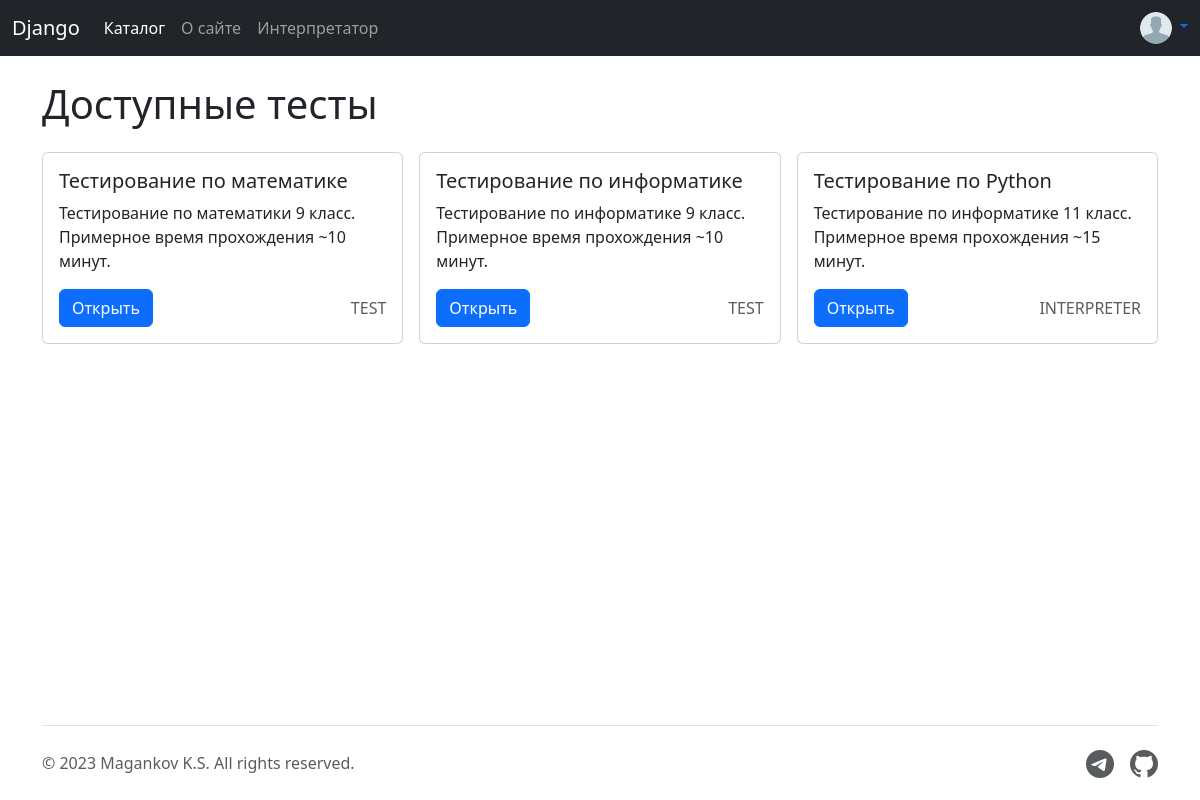
Screenshot of / (signed in) with the database file from the repository.
### tester_app/models.py (models this page shows, shortened)
class Testing(models.Model):
    TYPE_CHOICES = (
        ('TEST', 'Тест'),
        ('INTERPRETER', 'Интерпретатор'),
    )
    name = models.CharField(max_length=50)
    description = models.TextField(max_length=150)
    type = models.CharField(max_length=15, choices=TYPE_CHOICES, default='TEST')
    slug = AutoSlugField(populate_from='name', unique=True, slugify=slugify_value)
    objects = models.Manager()
    def get_absolute_url(self):
        return reverse('testing', kwargs={'test_slug': self.slug})

### tester_app/views.py (the view)
# urls.py: path("", views.index, name="index"),
def index(request):
    testing = Testing.objects.all()
    global context
    context['title'] = 'Главная'
    context['has_header'] = True
    context['data'] = testing
    return render(request, 'tester_app/index.html', context)

### templates/tester_app/index.html
{% extends "tester_app/base.html" %}
{% block body %}
<div class="container mb-4">
    <h1 class="mb-4">Доступные тесты</h1>
    <div class="row g-3">
        {% if not data %}
        <p>Нет данных для отображения</p>
        {% else %}
        {% for test in data %}
        <div class="col-lg-4">
            <div class="card">
                <div class="card-body">
                    <h5 class="card-title">{{test.name}}</h5>
                    <p class="card-text">{{test.description}}</p>
                    <div class="d-flex justify-content-between align-items-center">
                        <a href="{{ test.get_absolute_url }}" class="btn btn-primary">Открыть</a>
                        <p class="text-muted m-0">{{test.type}}</p>
                    </div>
                </div>
            </div>
        </div>
        {% endfor %}
        {% endif %}
    </div>
</div>
{% endblock %}

### static/tester_app/css/style.css (style rules this page uses)
body, html { height: 100%; }
body { display: flex; flex-direction: column; height: 100%; }

### rows the page displays
Testing: name "Тестирование по математике", description "Тестирование по математики 9 класс. Примерное время прохождения ~10 минут.", type "TEST"
Testing: name "Тестирование по информатике", description "Тестирование по информатике 9 класс. Примерное время прохождения ~10 минут.", type "TEST"
Testing: name "Тестирование по Python", description "Тестирование по информатике 11 класс. Примерное время прохождения ~15 минут.", type "INTERPRETER"
